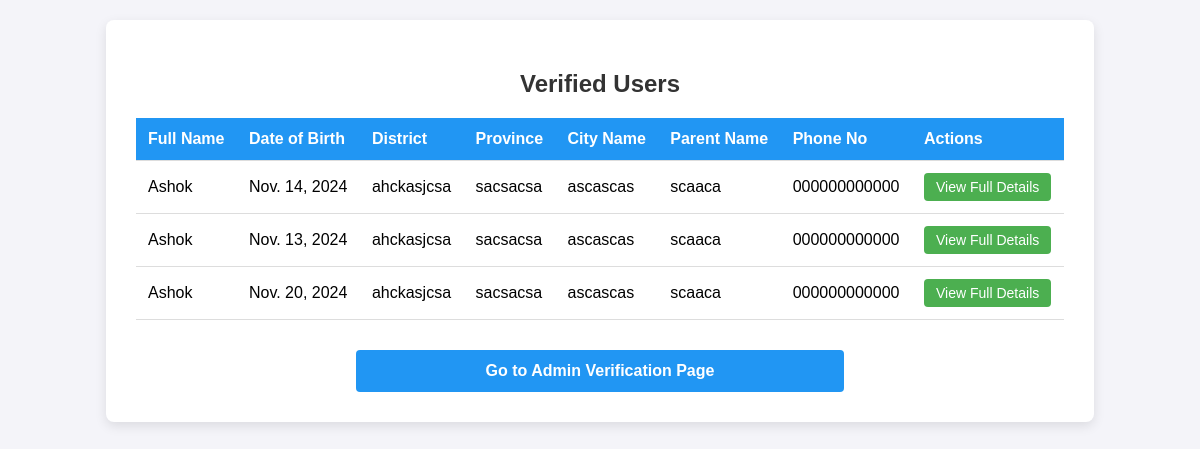
Page /verified-user/ (signed in) on the committed database.
### complaints/models.py (models this page shows, shortened)
class UserVerification(models.Model):
    user = models.OneToOneField(User, on_delete=models.CASCADE)
    full_name = models.CharField(max_length=100)
    date_of_birth = models.DateField()
    district = models.CharField(max_length=100)
    province = models.CharField(max_length=100)
    city_name = models.CharField(max_length=100)
    ward = models.CharField(max_length=10)
    tole_name = models.CharField(max_length=100)
    front_citizenship = models.ImageField(upload_to='citizenship/', null=True, blank=True)
    back_citizenship = models.ImageField(upload_to='citizenship/', null=True, blank=True)
    birth_certificate = models.ImageField(upload_to='birth_certificates/', null=True, blank=True)
    parent_name = models.CharField(max_length=100)
    phone_number = models.CharField(max_length=15)
    is_verified = models.BooleanField(default=False)  # Set to False initially
    status = models.CharField(max_length=20, choices=[('pending', 'Pending'), ('approved', 'Approved'), ('rejected', 'Rejected')], default='pending')
    user_photo = models.ImageField(upload_to='user_photos/', null=True, blank=True)  # Added user photo field

### complaints/views.py (the view)
# urls.py: path('verified-user/', views.verified_user_page, name='verified_user_page'),
@login_required
def verified_user_page(request):
    verified_users = UserVerification.objects.filter(is_verified=True)
    return render(request, 'verified_user_page.html', {'verified_users': verified_users})

### complaints/templates/verified_user_page.html (shortened to what this page needs)
<!DOCTYPE html>
<html lang="en">
    {% load static %}
<head>
    <link rel="stylesheet" href="{% static 'verified_users.css' %}">
</head>
<body>
    <div class="container">
        <h2>Verified Users</h2>
        <table class="users-table">
            <thead>
                <tr>
                    <th>Full Name</th>
                    <th>Date of Birth</th>
                    <th>District</th>
                    <th>Province</th>
                    <th>City Name</th>
                    <th>Parent Name</th>
                    <th>Phone No</th>
                    <th>Actions</th>
                </tr>
            </thead>
            <tbody>
                {% for user in verified_users %}
                    <tr>
                        <td>{{ user.full_name }}</td>
                        <td>{{ user.date_of_birth }}</td>
                        <td>{{ user.district }}</td>
                        <td>{{ user.province }}</td>
                        <td>{{ user.city_name }}</td>
                        <td>{{ user.parent_name }}</td>
                        <td>{{ user.phone_number }}</td>
                        <td>
                            <button class="view-details-btn" onclick="showDetails('{{ user.id }}')">View Full Details</button>
                        </td>
                    </tr>
                {% empty %}
                    <tr>
                        <td colspan="8">No verified users.</td>
                    </tr>
                {% endfor %}
            </tbody>
        </table>
        <a href="{% url 'admin_verification_page' %}" class="admin-link">Go to Admin Verification Page</a>
    </div>
</body>
</html>

### complaints/static/verified_users.css (style rules this page uses)
body { font-family: 'Arial', sans-serif; background-color: #f4f4f9; margin: 0; padding: 20px; }
.container { background-color: white; padding: 30px; width: 80%; margin: 0 auto; border-radius: 8px; box-shadow: 0 4px 12px rgba(0, 0, 0, 0.1); }
h2 { text-align: center; color: #333; }
.users-table { width: 100%; border-collapse: collapse; margin-top: 20px; font-size: 16px; }
.users-table th, .users-table td { padding: 12px; text-align: left; border-bottom: 1px solid #ddd; }
.users-table th { background-color: #2196F3; color: white; }
.users-table td { background-color: #fff; }
.view-details-btn { background-color: #4CAF50; color: white; padding: 6px 12px; border: none; border-radius: 4px; cursor: pointer; font-size: 14px; transition: background-color 0.3s; }
.admin-link { display: block; text-align: center; margin-top: 30px; padding: 12px; background-color: #2196F3; color: white; text-decoration: none; font-weight: bold; border-radius: 4px; width: 50%; margin-left: auto; margin-right: auto; transition: background-color 0.3s; }

### rows in the picture
UserVerification: full_name "Ashok", date_of_birth "Nov. 14, 2024", district "ahckasjcsa", province "sacsacsa", city_name "ascascas", parent_name "scaaca", phone_number "000000000000"
UserVerification: full_name "Ashok", date_of_birth "Nov. 13, 2024", district "ahckasjcsa", province "sacsacsa", city_name "ascascas", parent_name "scaaca", phone_number "000000000000"
UserVerification: full_name "Ashok", date_of_birth "Nov. 20, 2024", district "ahckasjcsa", province "sacsacsa", city_name "ascascas", parent_name "scaaca", phone_number "000000000000"
